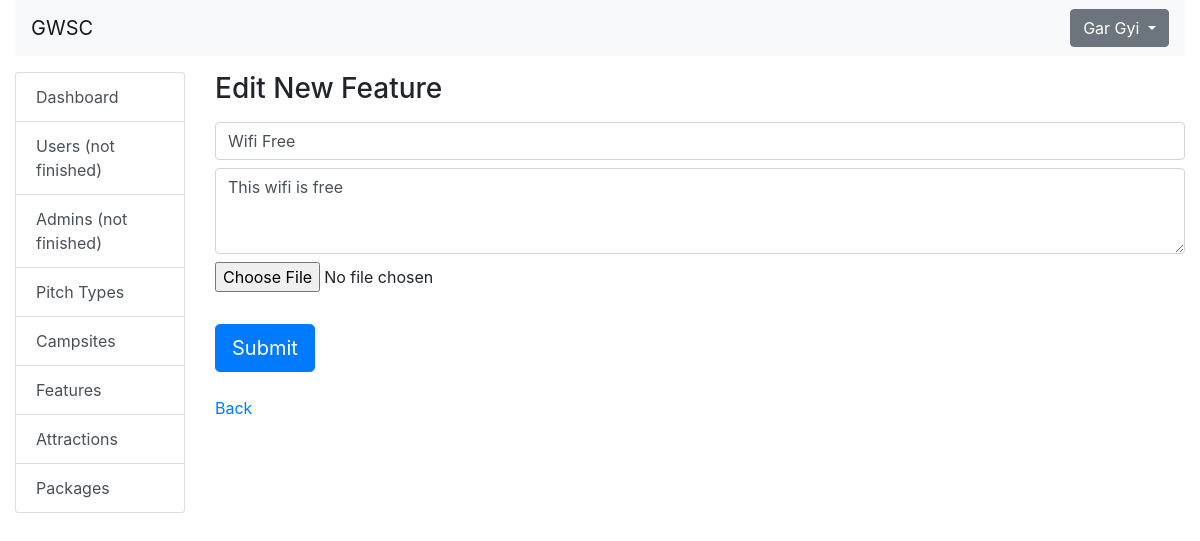
The app's page /admin/feature/edit.php?id=1 (signed in), older data.
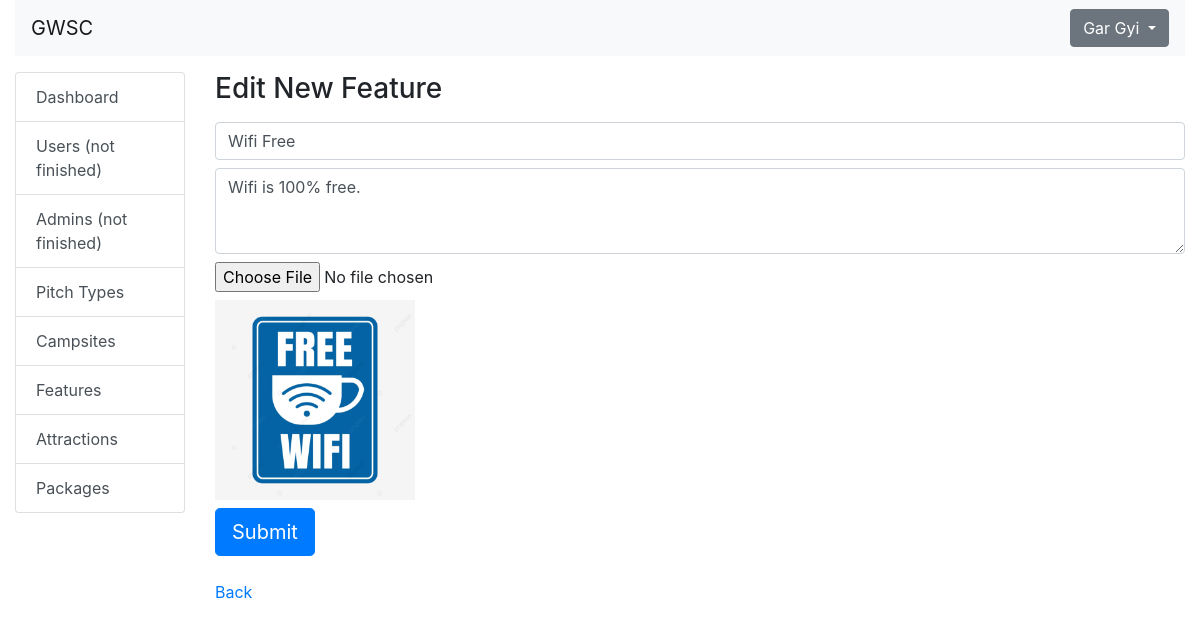
The same page, newer data.
### tables this page shows
CREATE TABLE `features` (
  `id` int(11) NOT NULL,
  `name` varchar(100) NOT NULL,
  `description` text NOT NULL,
  `image` varchar(200) NOT NULL
);

### database/MySql.php (called while the page is built)
<?php
class MySQL
{
    public function connect()
    {
        try {
            return new mysqli('localhost','root','','gwsc');
        }
        catch(Exception $e) {
            echo 'Message: ' .$e->getMessage();
        }
    }
}

### database/model/FeaturesTable.php (called while the page is built, shortened)
<?php
include_once( __DIR__ . '/../MySql.php');
Class FeaturesTable extends MySQL
{
    private $db = null;
    public function __construct()
    {
        $this->db = $this->connect();
    }
    public function findById($id)
    {
        try {
            $sql = "SELECT f.*, COUNT(p.name) AS package_count
            FROM features f
            LEFT JOIN package_feature pf ON pf.feature_id = f.id
            LEFT JOIN packages p ON p.id = pf.package_id
            WHERE f.id = ?
            GROUP BY f.id
            ";
           $stmt = $this->db->prepare($sql);
           $stmt->bind_param("i", $id);
           $stmt->execute();
           $result = $stmt->get_result();
            return $result->fetch_assoc();
        } catch (Exception $e) {
            throw new Exception($e->getMessage());
        }
    }
}

### admin/feature/edit.php (the view, shortened to what this page needs)
<?php
    include("../../layout/admin/header.php");
    include("../../layout/admin/navbar.php");
    include("../../layout/admin/sidebar.php");
    include(__DIR__ . '/../../database/model/FeaturesTable.php');
    $id = $_GET['id'];
    $featuresTable = new FeaturesTable();
    $feature = $featuresTable->findById($id);
?>
<h1 class="h3 mb-3">Edit New Feature</h1>
<form action="../../actions/admin/feature/update.php" method="post" enctype="multipart/form-data">
    <input type="type" name="name" class="form-control mb-2" placeholder="Enter Name" value="<?= $feature['name'] ?>" required>
    <textarea class="form-control mb-2" name="description" rows="3" placeholder="Enter Description"><?= $feature['description'] ?></textarea>
    <input type="file" class="form-control-file mb-2" name="image" accept="image/*">
    <img src="../../actions/photos/features/<?= $feature['image'] ?>" alt="" class="mb-2" width="200px">
    <br>
    <button type="submit" class="btn btn-lg btn-primary">
        Submit
    </button>
</form>
<br>
<a href="index.php">Back</a>
<?php
    include("../../layout/admin/footer.php");
?>

Row changes from the older to the newer data that the page shows:
changed features "Wifi Free": description "This wifi is free" → "Wifi is 100% free."; image: picture added
